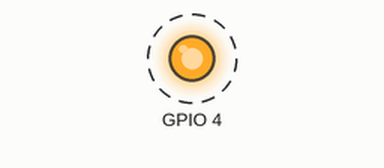
Recording of a program running on a simulated Raspberry Pi (BCM pin numbers). On the bench: output pins drawn as LEDs (lit = HIGH). Dashed ring = blinking. At 20.0 s the program stops and its outputs stay as they are.

Above: at 0.05 s.
Timing chart, 0 to 3.0 s (numbered marks = the images above):
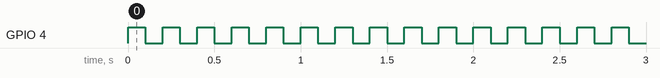

Measured:
- by itself, GPIO 4: alternates HIGH for 0.10 s and LOW for 0.10 s, 200 changes in all, then stays LOW

The program:

r_led_flash.py
```python
import RPi.GPIO as GPIO #导入RPi的GPIO
from time import sleep

# 设置GPIO使用的编码格式
GPIO.setmode(GPIO.BCM)
# 设置BCM pin4 为输出模式
GPIO.setup(4,GPIO.OUT)

#循环100次
for led in range(1, 101):
	#pin4 输出高
	GPIO.output(4,GPIO.HIGH)
	sleep(0.1)

	#pin4 输出低
	GPIO.output(4,GPIO.LOW)
	sleep(0.1)

#清理
GPIO.cleanup()
```
